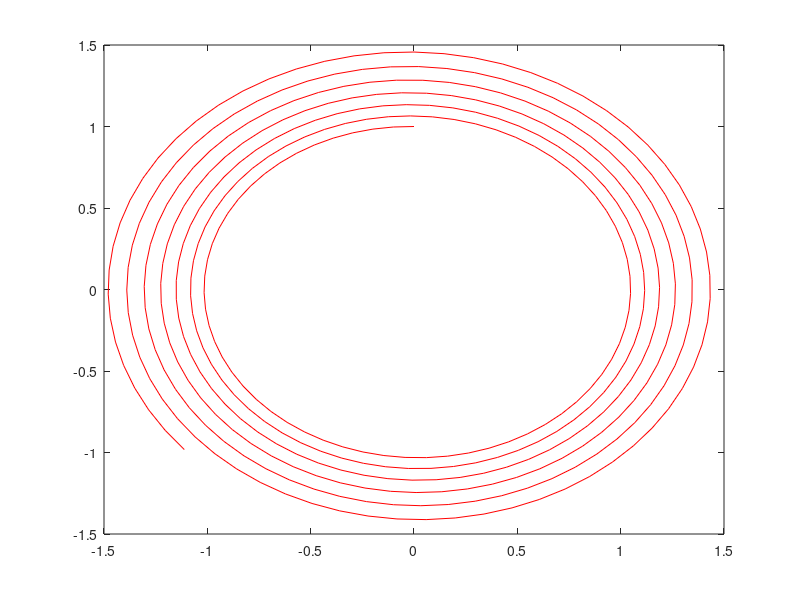

The MATLAB source for this figure:
function tmp

    mu(1)=pi/2; % rotation angle speed
    mu(2)=-0.02; % angle offset/difference
    t = 0:.1:40;
    
    [to,yo] = ode45(@odefun,t,[0;1]);
    
    plot(yo(:,1),yo(:,2),'r');

    function y = odefun(t,x)
            a = mu(1);
            b = a+mu(2);
            %b = a+mu(2)+sin(t)/2;
            A = [cos(a) -sin(b); 
                 sin(a) cos(b)];
            y = A*x;
    end

end